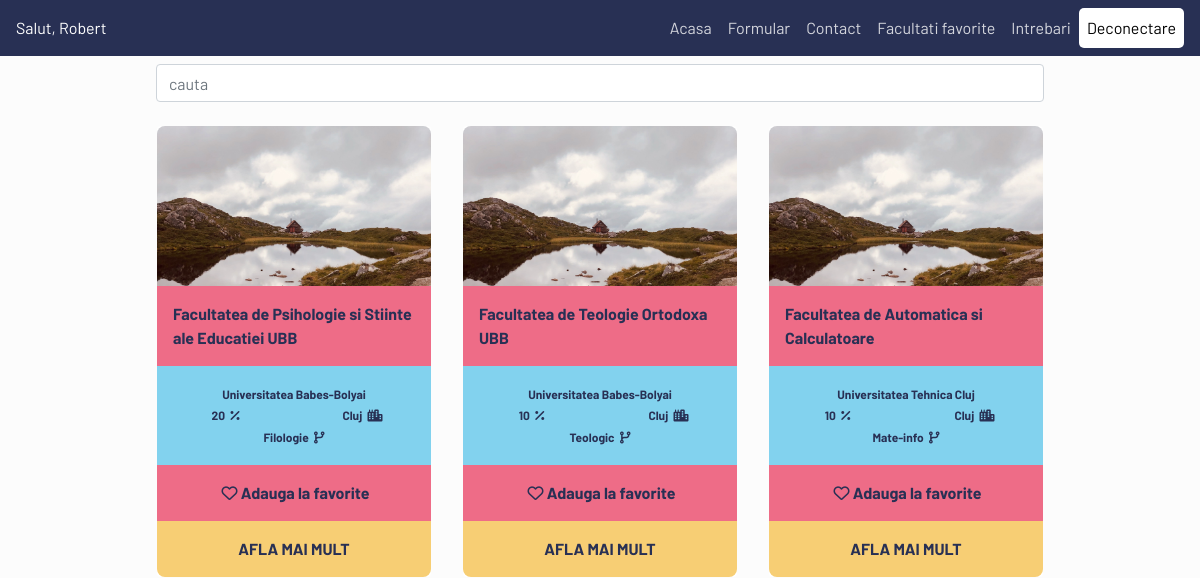
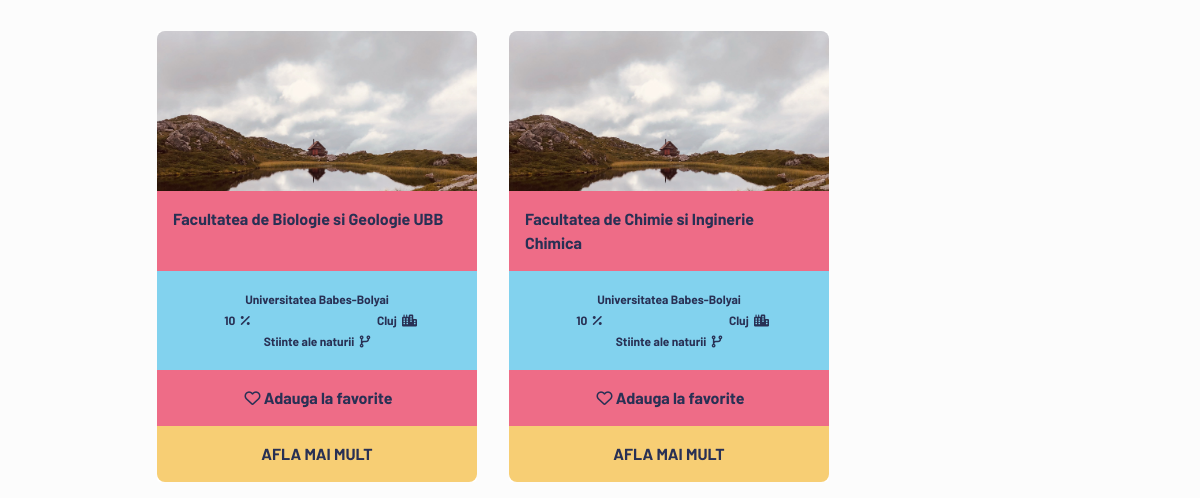
The app's page /pages/homePage.php (signed in), older data (2 pictures, top to bottom).
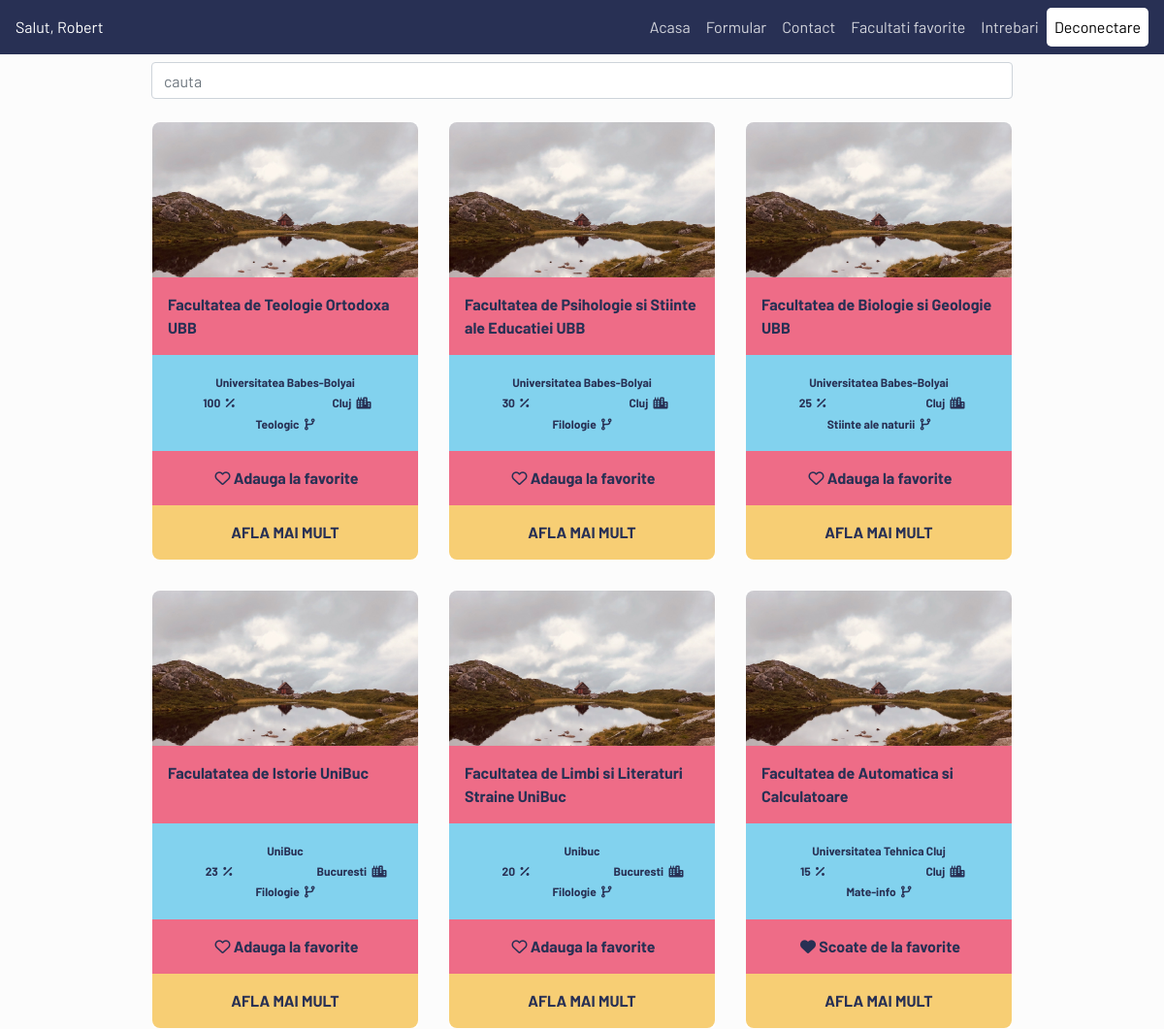
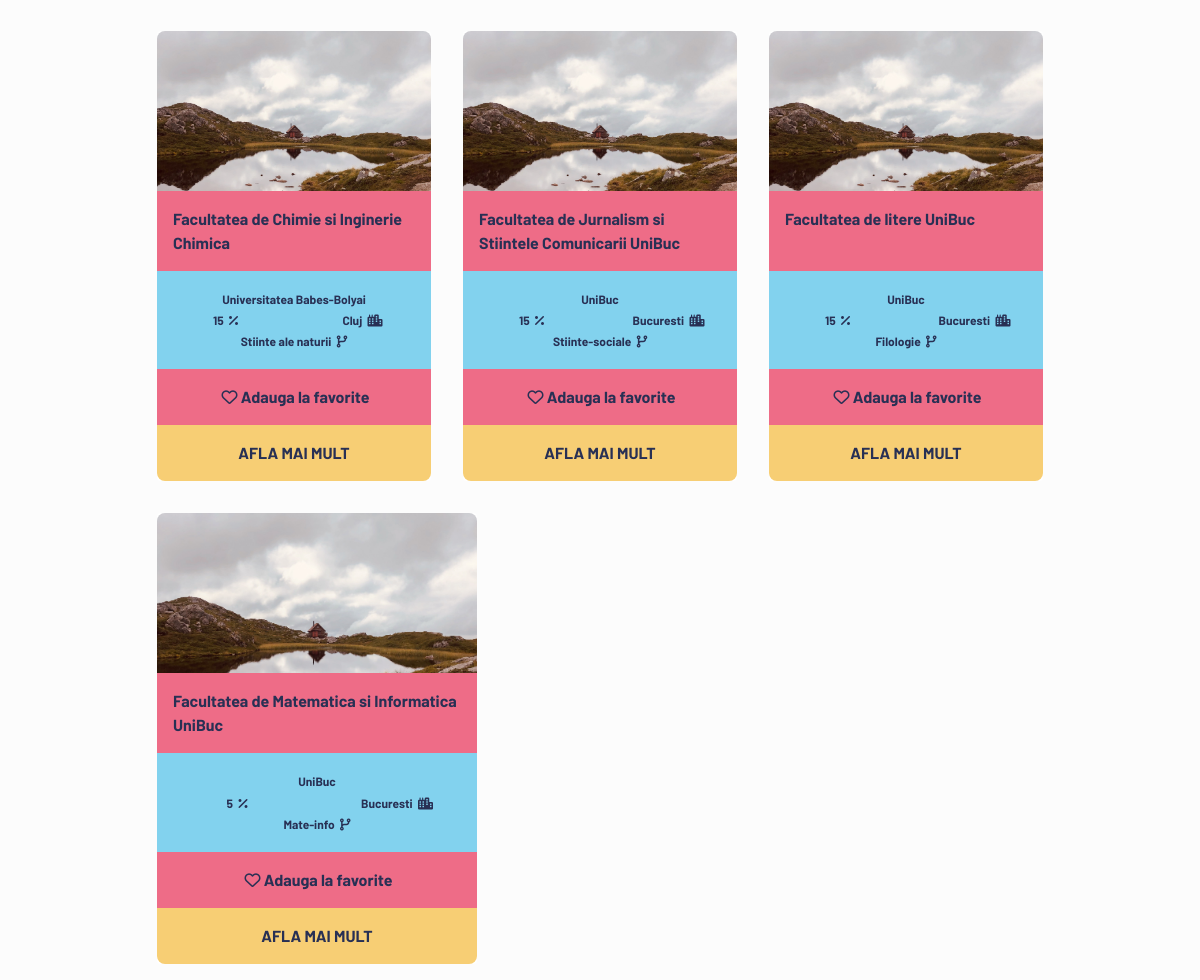
The same page, newer data (2 pictures, top to bottom).
### tables this page shows
CREATE TABLE `users` (
  `idUser` int(11) NOT NULL,
  `Nume` text NOT NULL,
  `Prenume` text NOT NULL,
  `mailUser` tinytext NOT NULL,
  `pwdUsers` longtext NOT NULL,
  `Profil` text DEFAULT NULL,
  `Domeniu` text DEFAULT NULL,
  `domeniu_intensitate` int(1) DEFAULT NULL,
  `job` int(1) DEFAULT NULL,
  `materie1` varchar(64) DEFAULT NULL,
  `materie2` varchar(64) DEFAULT NULL,
  `materie3` varchar(64) DEFAULT NULL,
  `carti` varchar(64) DEFAULT NULL,
  `sociabil` int(1) DEFAULT NULL,
  `sport` varchar(64) DEFAULT NULL,
  `stres` int(1) DEFAULT NULL,
  `Judet` text DEFAULT NULL,
  `PozaUser` text DEFAULT 'UserDefault.jpg'
);

CREATE TABLE `facultati` (
  `Indexf` int(11) NOT NULL,
  `Numef` text DEFAULT NULL,
  `Judet` tinytext DEFAULT NULL,
  `Examenadmi` tinyint(1) DEFAULT NULL,
  `Universitatea` varchar(256) DEFAULT NULL,
  `Profil` text DEFAULT NULL,
  `Poza` text NOT NULL DEFAULT 'default.jpg',
  `job` int(1) DEFAULT NULL,
  `pasiune_facultati` varchar(64) NOT NULL,
  `materie1` varchar(64) DEFAULT NULL,
  `materie2` varchar(64) DEFAULT NULL,
  `materie3` varchar(64) DEFAULT NULL,
  `carti` varchar(64) DEFAULT NULL,
  `sociabil` int(1) DEFAULT NULL,
  `sport` varchar(64) DEFAULT NULL,
  `stres` int(1) DEFAULT NULL,
  `link_facultate` longtext NOT NULL
);

### pages/functii/facultati.php (called while the page is built, shortened)
<?php
require './folderlogin/datacon.php';
require './functii/functii.php';
if (isset($_SESSION['mailUser'])) {
  $mail = $_SESSION['mailUser'];
  $sql = "SELECT * FROM users WHERE mailUser=?";
}
  $stmt=mysqli_stmt_init($connection);
  if (!mysqli_stmt_prepare($stmt,$sql))
  {
      header("Location: ./indexpp.php?error=mysqlerror");
      exit();
  }
  mysqli_stmt_bind_param($stmt,"s",$mail);
  mysqli_stmt_execute($stmt);
  $result=mysqli_stmt_get_result($stmt);
  $user = array();
  if ($result->num_rows > 0) {
    while($row = $result->fetch_assoc()) {
        $user[] = $row;
    }
}
$sql = "SELECT * FROM facultati";
$result = mysqli_query($connection,$sql);
$myArray = array();
if ($result->num_rows > 0) {
    while($row = $result->fetch_assoc()) {
        $myArray[] = $row;
    }
}
$facultati = array();
foreach ($myArray as $_facultate) {
    $temp = new facultate();
    $temp->Indexf=$_facultate['Indexf'];
    $temp->nume = $_facultate['Numef'];
    $temp->universitate = $_facultate['Universitatea'];
    $temp->judet = $_facultate['Judet'];
    $temp->profil = $_facultate['Profil'];
    $temp->compabilitate = getCompability($_facultate, $user);
    $temp->link = $_facultate['link_facultate'];
}

### pages/functii/functii.php (called while the page is built, shortened)
<?php
function binarySearch(Array $var, $nr)
{
	if (count($var) === 0) return false;
	$nr_mic = 0;
	$nr_mare = count($var) - 1;
	while ($nr_mic <= $nr_mare) {
		$nr_important = floor(($nr_mic + $nr_mare) / 2);
		if($var[$nr_important] == $nr) {
			return true;
		}
		if ($nr < $var[$nr_important]) {
			$nr_mare = $nr_important -1;
		}
		else {
			$nr_mic = $nr_important + 1;
		}
	}
	return false;
}
?>

### pages/homePage.php (the view, shortened to what this page needs)
<?php
require './folderlogin/datacon.php';
if(isset($_SESSION['mailUser']))
{
    $mail = $_SESSION['mailUser'];
    $mysql="SELECT * FROM users WHERE mailUser=?";
}
$stmt = mysqli_stmt_init($connection);
if (!mysqli_stmt_prepare($stmt, $mysql))
{
    header("Location: ../index.php");
    exit();
}
mysqli_stmt_bind_param($stmt, "s", $mail);
mysqli_stmt_execute($stmt);
$result= mysqli_stmt_get_result($stmt);
if ($result->num_rows > 0) {
    $row = $result->fetch_assoc();
}
$tip = $_SESSION["tip"];
$id = $_SESSION["id"];
$sql = "SELECT * FROM `favorite` WHERE `idUser` = '$id' AND `tip` = '$tip'";
$result = mysqli_query($connection,$sql);
$favorite = array();
if ($result->num_rows > 0) {
    while($row_fav = $result->fetch_assoc()) {
        $favorite[] = $row_fav['Indexf'];
    }
}
sort($favorite);
?>
<!doctype html>
<html lang="en">
    <head>
        <link rel="stylesheet" href="https://stackpath.bootstrapcdn.com/bootstrap/4.4.1/css/bootstrap.min.css">
        <link rel="stylesheet" href="./CSS/navbar.css">
        <link rel="stylesheet" href="./CSS/homePage.css">
        <link rel="stylesheet" href="./CSS/base.css">
    </head>
    <body>
        <nav class="navbar navbar-expand-lg navbar-light">
            <a href="#">
                <?php
                if (isset($row['Prenume']))
                    print "Salut, ".$row['Prenume'];
                ?>
            </a>
            <div class="collapse navbar-collapse" id="navbarNav" style="flex-direction: row-reverse;">
                <ul class="navbar-nav">
                    <li class="nav-item">
                        <a href="./homePage.php" class="nav-link">Acasa</a>
                    </li>
                    <li class="nav-item">
                        <a onclick="alert();" class="nav-link">Formular</a>
                    </li>
                    <li class="nav-item">
                        <a href="./contact.php" class="nav-link">Contact</a>
                    </li>
                    <li class="nav-item">
                        <a href="./favorite.php" class="nav-link">Facultati favorite</a>
                    </li>
                    <li class="nav-item">
                        <a href="./faq.php" class="nav-link">Intrebari</a>
                    </li>
                    <li class="nav-item">
                        <a href="./folderlogin/deconectphp.php" class="nav-link"> Deconectare</a>
                    </li>
                </ul>
            </div>
        </nav>
        <div id="search">
            <input onkeyup="sort()" class="form-control w-75"
                   type="text" placeholder="cauta" id="search_field" aria-label="Search">
        </div>
        <main class="container">
            <div id="showcase">
                <div class="row">
                    <?php
                    require './functii/facultati.php';
                    usort($facultati,function($first,$second){
                        return $first->compabilitate < $second->compabilitate;
                    });
                    foreach ($facultati as $card) {
                    ?>
                    <div class="col card">
                        <div class="row-lg-4 backgrounded"></div>
                        <div class="row-lg-2 name">
                            <?php
                        echo $card->nume;
                            ?>
                        </div>
                        <div class="row-lg-3 prop text-center">
                            <div class="col">
                                <div class="row">
                                    <div class="col">
                                        <?php
                        echo $card->universitate;
                                        ?>
                                    </div>
                                </div>
                                <div class="row justify-content-between">
                                    <div class="col">
                                        <?php
                        echo $card->compabilitate
                                        ?>
                                        <i class="fas fa-percentage"></i></div>
                                    <div class="col">
                                        <?php
                            echo $card->judet;
                                        ?>
                                        <i class="fas fa-city"></i>
                                    </div>
                                </div>
                                <div class="row">
                                    <div class="col">
                                        <?php
                        echo $card->profil;
                                        ?>
                                        <i class="fas fa-code-branch"></i>
                                    </div>
                                </div>
                            </div>
                        </div>
                        <div class="row-lg-3 fav text-center">
                            <form action="./favoriteAlg.php" method="post">
                                <?php
                        if(binarySearch($favorite, $card->Indexf))
                            echo '<button type="submit" style="all: unset" name="scoatere" id="'.$card->Indexf.'" value="'.$card->Indexf.'"><i class="fas fa-heart"></i> Scoate de la favorite</button>';
                        else
                            echo '<button type="submit" style="all: unset" name="adaugare" id="'.$card->Indexf.'" value="'.$card->Indexf.'"><i class="far fa-heart"></i> Adauga la favorite</button>';
                                ?>
                            </form>
                        </div>
                        <div class="row-lg-3 extra text-center">
                            <a href="
                                     <?php
                        echo $card->link;
                                     ?>
                                     ">Afla mai mult</a>
                        </div>
                    </div>
                    <?php } ?>
                </div>
            </div>
        </main>
    </body>
</html>

### pages/CSS/navbar.css (style rules this page uses)
.navbar { background: var(--black); display: flex; font-family: 'Barlow', sans-serif; }
.navbar a { color: white; cursor: pointer; }
.nav-link { color: rgba(255,255,255,.8)!important; }
.nav-item:last-of-type { background: white; border-radius: 5px; }
.nav-item:last-of-type a { color: black!important; }
#search { display: flex; justify-content: center; padding: .5em; }

### pages/CSS/homePage.css (style rules this page uses)
body { overflow-x: hidden; }
#showcase { margin: 0 auto; width: 80%; max-width: 1024px; }
.row { flex-wrap: wrap; flex: 1 1 0px }
.card { max-width: 20em; min-width: 225px; border: 0; padding: 0; margin: 1rem; font-weight: 700!important; color: var(--black); }
.backgrounded { min-height: 10em; background-image: url('../Images/background.jpg'); background-size: cover; border-top-left-radius: 8px; border-top-right-radius: 8px; }
.name { background-color: var(--red); padding: 1rem 1rem; height: 100%; }
.prop { background: var(--blue); padding: 1rem 0; }
.fav { background: var(--red); padding: 1rem 0; cursor: pointer; }
.extra { background: var(--yellow); border-bottom-left-radius: 8px; border-bottom-right-radius: 8px; padding: 1rem; }
.extra a { color: var(--black); text-transform: uppercase; }
.prop .col { font-size: 12px; margin: 0.1rem 0; }
i { margin-left: 3px; }

### pages/CSS/base.css (style rules this page uses)
body, html { margin: 0; padding: 0; background: var(--white); color: var(--black); font-family: 'Barlow', sans-serif; }

### pages/CSS/variabiles.css (style rules this page uses)
:root { --blue: #82D2EE; --red: #EE6C87; --yellow: #F7CE74; --white: #FCFCFC; --black: #283054; }

Row changes from the older to the newer data that the page shows:
shown differently, row unchanged: facultati "Facultatea de Teologie Ortodoxa UBB": compabilitate "10" → "100"; moves up the list
computed for facultati "Facultatea de Psihologie si Stiinte ale Educatiei UBB": compabilitate "20" → "30"
shown differently, row unchanged: facultati "Facultatea de Biologie si Geologie UBB": compabilitate "10" → "25"; moves up the list
added facultati: Numef "Faculatatea de Istorie UniBuc", Universitatea "UniBuc", compabilitate "23", Judet "Bucuresti", Profil "Filologie", $card->Indexf 6 (drawn)
added facultati: Numef "Facultatea de Limbi si Literaturi Straine UniBuc", Universitatea "Unibuc", compabilitate "20", Judet "Bucuresti", Profil "Filologie", $card->Indexf 9 (drawn)
computed for facultati "Facultatea de Automatica si Calculatoare": compabilitate "10" → "15"; text "Adauga la favorite" → "Scoate de la favorite"
computed for facultati "Facultatea de Chimie si Inginerie Chimica": compabilitate "10" → "15"
added facultati: Numef "Facultatea de Jurnalism si Stiintele Comunicarii UniBuc", Universitatea "UniBuc", compabilitate "15", Judet "Bucuresti", Profil "Stiinte-sociale", $card->Indexf 8 (drawn)
added facultati: Numef "Facultatea de litere UniBuc", Universitatea "UniBuc", compabilitate "15", Judet "Bucuresti", Profil "Filologie", $card->Indexf 10 (drawn)
added facultati: Numef "Facultatea de Matematica si Informatica UniBuc", Universitatea "UniBuc", compabilitate "5", Judet "Bucuresti", Profil "Mate-info", $card->Indexf 11 (drawn)
